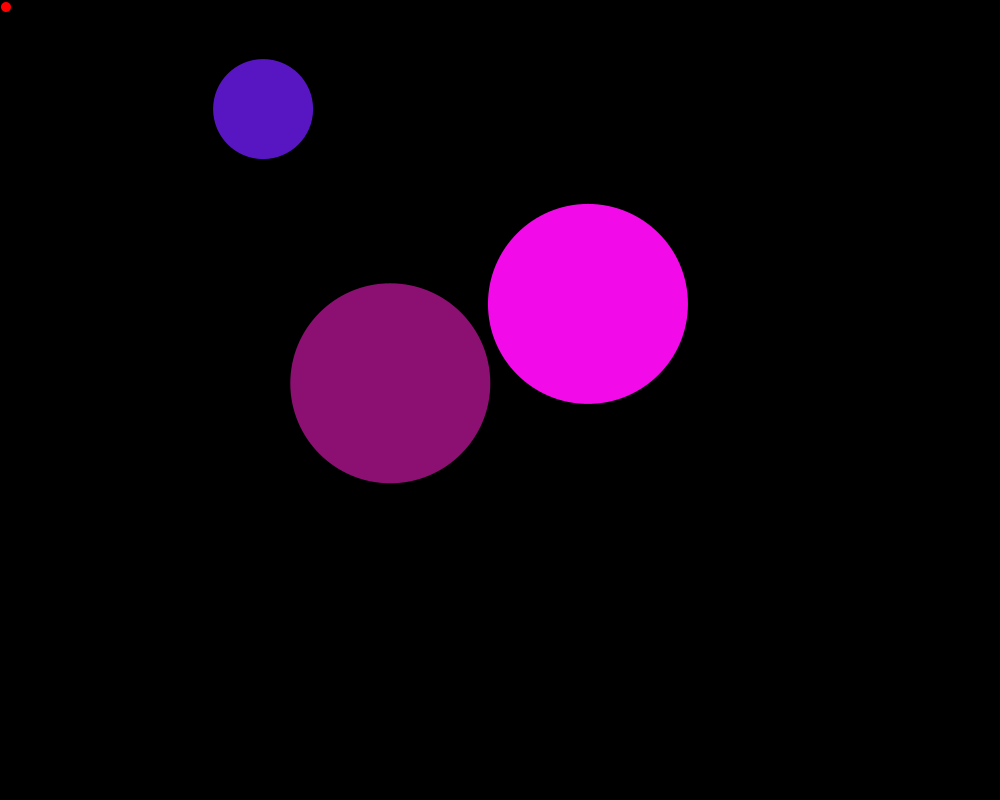
Frame 1 (no input)
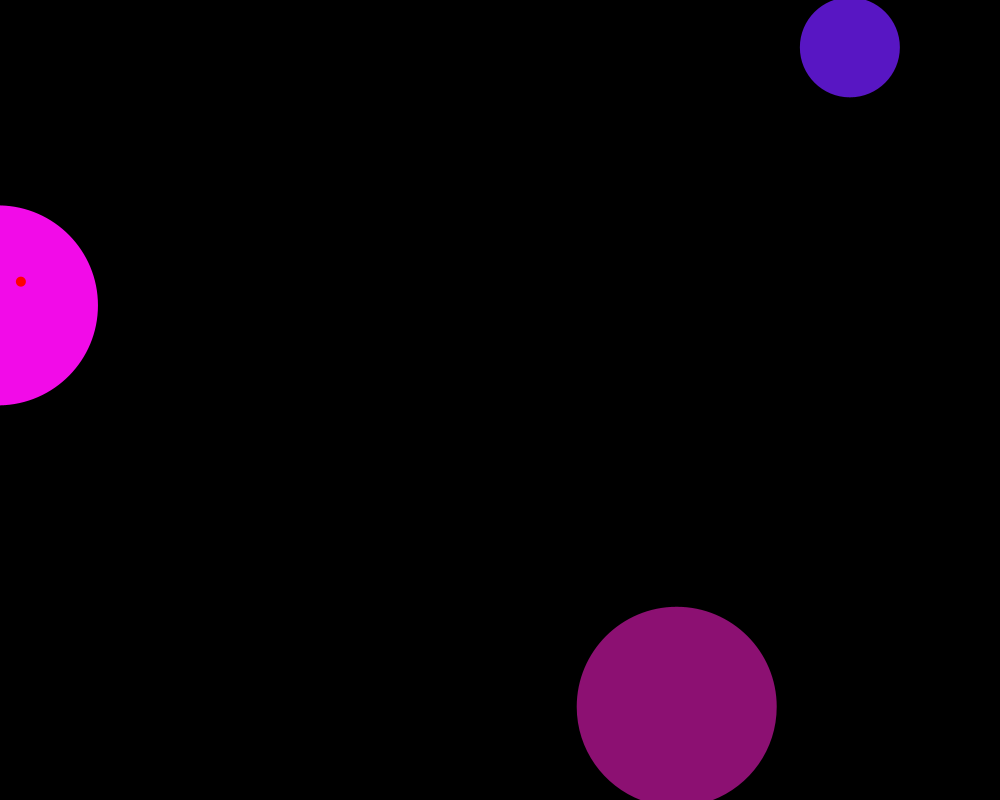
Frame 60 (the mouse pressed at the canvas centre just before this capture)
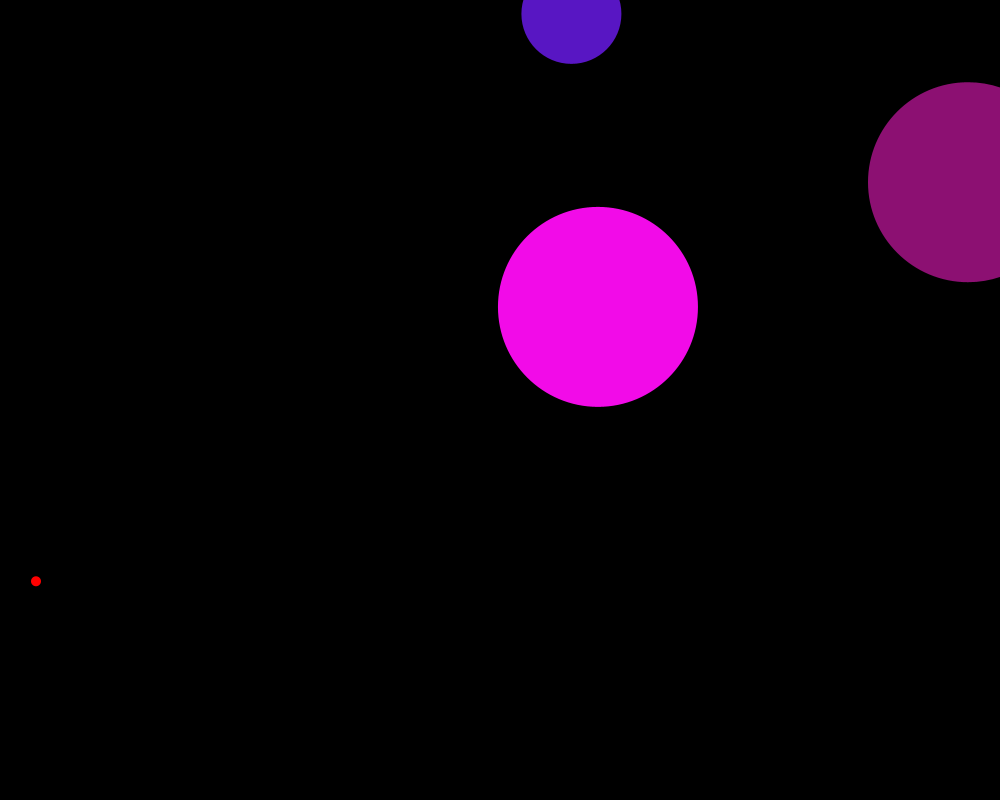
Frame 120 (the mouse held since frame 60 and released just before this capture)

The Processing sketch that drew these frames (run headless with seeded random() and noise(); from frame 60 on, the mouse is pressed at the canvas centre):

// Processing sketch: BouncyBallOOP
// ── BouncyBallOOP.pde
Ball b;                //declare a new ball called b
Ball c;
Ball d;
Ball e;

void setup() {
  size(1000, 800);
  b = new Ball();      //initialize b as a new object of the Ball class
  c = new Ball();     
  d = new Ball(100);
  e = new Ball(6, 7, 10);      //this calls Ball e to use the Ball(float tX, float tY, tDiam) constructor
}

void draw() {
  background(0);
  b.display();         //call b's display() method
  c.display();
  b.move();
  c.move();
  b.bounce();
  c.bounce();
  d.display();
  d.move();
  d.bounce();
  e.display();
  e.move();
  e.bounce();
}
// ── Ball.pde
class Ball {
  //declaring all information (fields) contained within the Ball class
  PVector loc, vel;
  int diam;
  color c;

  //this is a constructor. you can have more than one constructor for a given class
  Ball() {
    diam = 200;
    loc = new PVector(random(diam, width-diam), random(diam, height-diam));
    vel = PVector.random2D();
    vel.mult(10); //increases the speed because original vel = 1, so 1*10 means vel = 10.
    c = color(random(255), random(50), random(100, 255));
  }

  Ball(int tDiam){  //temporary diam
    diam = tDiam;
    
    //this has to be the same as original Ball()
    loc = new PVector(random(diam, width-diam), random(diam, height-diam));
    vel = PVector.random2D();
    vel.mult(10); //increases the speed because original vel = 1, so 1*10 means vel = 10.
    c = color(random(255), random(50), random(100, 255));
  }
  
  Ball(float tX, float tY){
    diam = 50;
    loc = new PVector(tX, tY);
    vel = PVector.random2D();
    vel.mult(30);
    c = color(0, 255, 0);
  }
  
  Ball(float tX, float tY, int tDiam){
    diam = tDiam;
    loc = new PVector(tX, tY);
    vel = PVector.random2D();
    vel.mult(5);
    c = color(255, 0, 0);
  }
  
  
  //after declaring fields and setting up constructors, you can define your methods
  void display() {
    fill(c);
    noStroke();
    ellipse(loc.x, loc.y, diam, diam);
  }

  void move() { //declares a method, this has to be inside of the class
    loc.add(vel);
  }
  
  void bounce(){
    if(loc.x >= width){
      vel.x = -abs(vel.x);
    }
    if(loc.x <= 0){
      vel.x = abs(vel.x);
    }
    if(loc.y >= height){
      vel.y = -abs(vel.y);
    }
    if(loc.y <= 0){
      vel.y = abs(vel.y);
    }
  }
}
